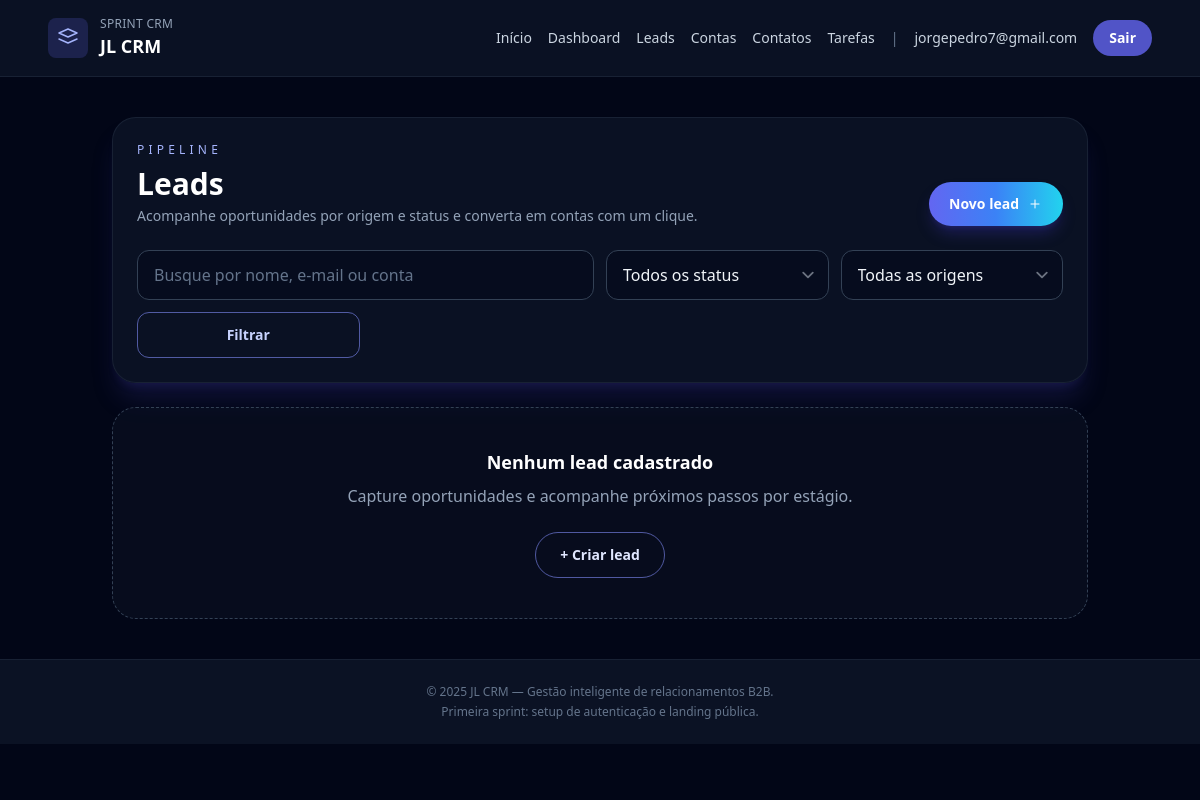
The app's page /leads/ (signed in), older data.
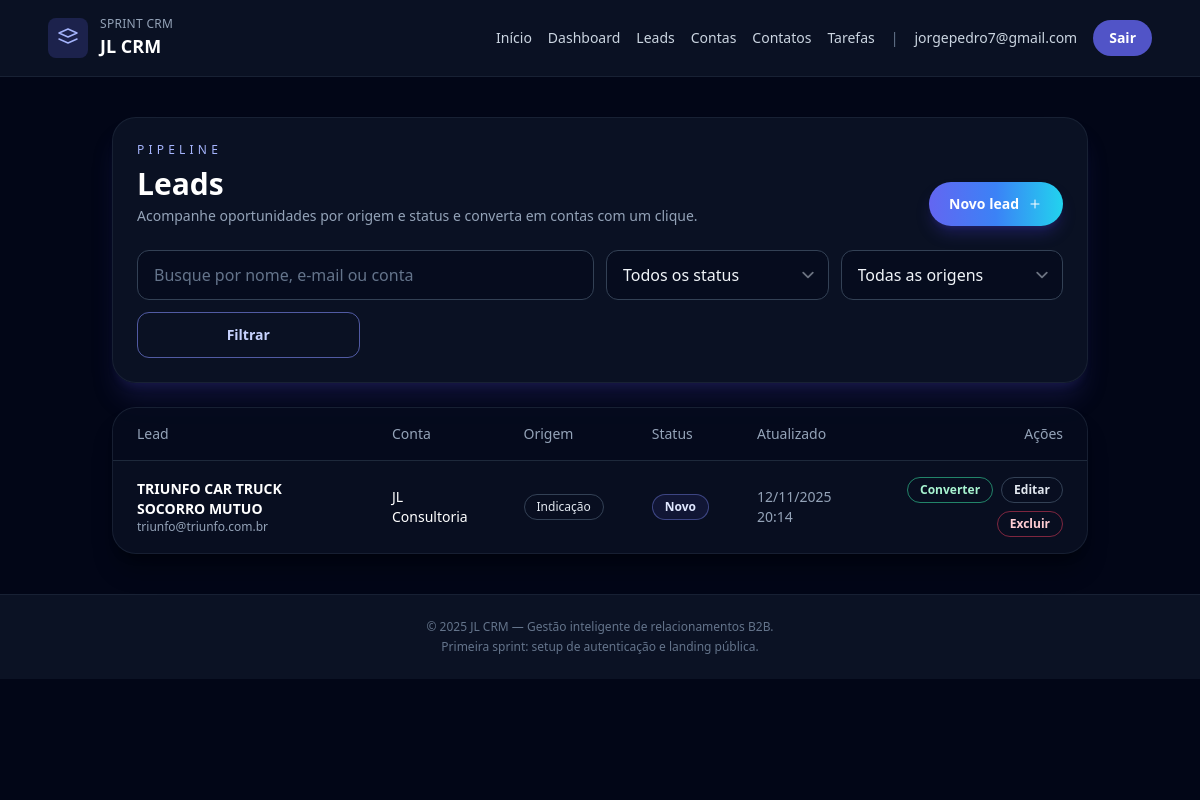
The same page, newer data.
### users/models.py (models this page shows, shortened)
class User(AbstractUser):
    username = None
    email = models.EmailField('E-mail', unique=True)
    date_joined = models.DateTimeField(default=timezone.now)
    USERNAME_FIELD = 'email'
    REQUIRED_FIELDS = []
    objects = CustomUserManager()

### leads/models.py (models this page shows, shortened)
class Lead(models.Model):
    class Status(models.TextChoices):
        NEW = 'novo', 'Novo'
        QUALIFIED = 'qualificado', 'Qualificado'
        CONVERTED = 'convertido', 'Convertido'
        LOST = 'perdido', 'Perdido'
    class Source(models.TextChoices):
        INBOUND = 'inbound', 'Inbound'
        OUTBOUND = 'outbound', 'Outbound'
        REFERRAL = 'indicacao', 'Indicação'
        EVENT = 'evento', 'Evento'
        OTHER = 'outro', 'Outro'
    owner = models.ForeignKey(
        settings.AUTH_USER_MODEL,
        on_delete=models.CASCADE,
        related_name='leads',
    )
    account = models.ForeignKey(
        'accounts.Account',
        on_delete=models.SET_NULL,
        related_name='leads',
        null=True,
        blank=True,
    )
    contact = models.ForeignKey(
        'contacts.Contact',
        on_delete=models.SET_NULL,
        related_name='leads',
        null=True,
        blank=True,
    )
    name = models.CharField('Nome do lead', max_length=150)
    email = models.EmailField('E-mail')
    phone = models.CharField('Telefone', max_length=20, blank=True)
    source = models.CharField(
        'Origem',
        max_length=20,
        choices=Source.choices,
        default=Source.INBOUND,
    )
    status = models.CharField(
        'Status',
        max_length=20,
        choices=Status.choices,
        default=Status.NEW,
    )
    notes = models.TextField('Observações', blank=True)
    created_at = models.DateTimeField('Criado em', auto_now_add=True)
    updated_at = models.DateTimeField('Atualizado em', auto_now=True)
    class Meta:
        ordering = ['-created_at']
        verbose_name = 'Lead'
        verbose_name_plural = 'Leads'
        unique_together = ('owner', 'email')

### accounts/models.py (models this page shows, shortened)
class Account(models.Model):
    owner = models.ForeignKey(
        settings.AUTH_USER_MODEL,
        on_delete=models.CASCADE,
        related_name='accounts',
    )
    name = models.CharField('Nome da empresa', max_length=150)
    industry = models.CharField('Segmento', max_length=100, blank=True)
    city = models.CharField('Cidade', max_length=100, blank=True)
    website = models.URLField('Site', blank=True)
    created_at = models.DateTimeField('Criado em', auto_now_add=True)
    updated_at = models.DateTimeField('Atualizado em', auto_now=True)
    class Meta:
        ordering = ['name']
        verbose_name = 'Conta'
        verbose_name_plural = 'Contas'
        unique_together = ('owner', 'name')

### leads/views.py (the view, shortened to what this page needs)
# urls.py: path('', LeadListView.as_view(), name='list'),
class LeadListView(LeadBaseMixin, ListView):
    template_name = 'leads/lead_list.html'
    context_object_name = 'leads'
    paginate_by = 20
    def get_queryset(self):
        queryset = super().get_queryset()
        query = self.request.GET.get('q')
        status = self.request.GET.get('status')
        source = self.request.GET.get('source')
        if status:
            queryset = queryset.filter(status=status)
        if source:
            queryset = queryset.filter(source=source)
        return queryset
    def get_context_data(self, **kwargs):
        context = super().get_context_data(**kwargs)
        context.update(
            {
                'selected_status': self.request.GET.get('status', ''),
                'selected_source': self.request.GET.get('source', ''),
                'status_choices': Lead.Status.choices,
                'source_choices': Lead.Source.choices,
            }
        )
        return context

### leads/views.py (called while the page is built)
    def get_queryset(self):
        return (
            Lead.objects.filter(owner=self.request.user)
            .select_related('account', 'contact')
            .order_by('-created_at')
        )

### templates/leads/lead_list.html (shortened to what this page needs)
{% extends 'base.html' %}
{% block content %}
<section class="space-y-6">
    <header class="rounded-3xl border border-slate-800/70 bg-slate-900/70 p-6 shadow-xl shadow-indigo-900/30">
        <div class="flex flex-col gap-4 md:flex-row md:items-end md:justify-between">
            <div>
                <p class="text-xs uppercase tracking-[0.35em] text-indigo-300">Pipeline</p>
                <h1 class="mt-2 text-3xl font-semibold text-white">Leads</h1>
                <p class="mt-1 text-sm text-slate-400">Acompanhe oportunidades por origem e status e converta em contas com um clique.</p>
            </div>
            <a href="{% url 'leads:create' %}" class="inline-flex items-center gap-2 rounded-full bg-gradient-to-r from-indigo-500 via-blue-500 to-cyan-400 px-5 py-3 text-sm font-semibold text-white shadow-lg shadow-indigo-800/40 transition hover:opacity-90">
                Novo lead
                <svg xmlns="http://www.w3.org/2000/svg" class="h-4 w-4" fill="none" viewBox="0 0 24 24" stroke="currentColor">
                    <path stroke-linecap="round" stroke-linejoin="round" stroke-width="1.5" d="M12 6v12m6-6H6" />
                </svg>
            </a>
        </div>
        <form method="get" class="mt-6 grid gap-3 md:grid-cols-4">
            <input type="text" name="q" value="{{ request.GET.q|default_if_none:'' }}" placeholder="Busque por nome, e-mail ou conta" class="rounded-xl border border-slate-700 bg-slate-950/40 px-4 py-3 text-slate-100 placeholder-slate-500 focus:border-indigo-400 focus:outline-none focus:ring-2 focus:ring-indigo-400/30 md:col-span-2">
            <select name="status" class="rounded-xl border border-slate-700 bg-slate-950/40 px-4 py-3 text-slate-100 focus:border-indigo-400 focus:outline-none focus:ring-2 focus:ring-indigo-400/30">
                <option value="">Todos os status</option>
            </select>
            <select name="source" class="rounded-xl border border-slate-700 bg-slate-950/40 px-4 py-3 text-slate-100 focus:border-indigo-400 focus:outline-none focus:ring-2 focus:ring-indigo-400/30">
                <option value="">Todas as origens</option>
            </select>
            <button type="submit" class="rounded-xl border border-indigo-400/60 px-4 py-3 text-sm font-semibold text-indigo-200 transition hover:bg-indigo-500/20">Filtrar</button>
        </form>
    </header>
    {% if leads %}
        <div class="overflow-hidden rounded-3xl border border-slate-800/70 bg-slate-900/50 shadow-xl shadow-black/30">
            <table class="min-w-full divide-y divide-slate-800 text-sm">
                <thead class="bg-slate-950/40 text-slate-400">
                    <tr>
                        <th scope="col" class="px-6 py-4 text-left font-medium">Lead</th>
                        <th scope="col" class="px-6 py-4 text-left font-medium">Conta</th>
                        <th scope="col" class="px-6 py-4 text-left font-medium">Origem</th>
                        <th scope="col" class="px-6 py-4 text-left font-medium">Status</th>
                        <th scope="col" class="px-6 py-4 text-left font-medium">Atualizado</th>
                        <th scope="col" class="px-6 py-4 text-right font-medium">Ações</th>
                    </tr>
                </thead>
                <tbody class="divide-y divide-slate-800 text-slate-200">
                    {% for lead in leads %}
                        <tr class="hover:bg-slate-900/80">
                            <td class="px-6 py-4">
                                <p class="font-semibold text-white">{{ lead.name }}</p>
                                <p class="text-xs text-slate-400">{{ lead.email }}</p>
                            </td>
                            <td class="px-6 py-4">
                                {% if lead.account %}
                                    <p class="text-white">{{ lead.account.name }}</p>
                                {% else %}
                                    <span class="text-xs text-slate-500">Sem conta</span>
                                {% endif %}
                            </td>
                            <td class="px-6 py-4">
                                <span class="inline-flex items-center rounded-full border border-slate-700 px-3 py-1 text-xs text-slate-200">
                                    {{ lead.get_source_display }}
                                </span>
                            </td>
                            <td class="px-6 py-4">
                                <span class="inline-flex items-center rounded-full px-3 py-1 text-xs font-semibold {% if lead.status == 'convertido' %}border border-emerald-400/60 text-emerald-200 bg-emerald-500/10{% elif lead.status == 'perdido' %}border border-rose-400/60 text-rose-200 bg-rose-500/10{% else %}border border-indigo-400/40 text-indigo-100 bg-indigo-500/10{% endif %}">
                                    {{ lead.get_status_display }}
                                </span>
                            </td>
                            <td class="px-6 py-4 text-sm text-slate-400">{{ lead.updated_at|date:'d/m/Y H:i' }}</td>
                            <td class="px-6 py-4 text-right">
                                <div class="inline-flex flex-wrap justify-end gap-2">
                                    {% if lead.status != 'convertido' %}
                                        <form method="post" action="{% url 'leads:convert' lead.pk %}">
                                            <button type="submit" class="rounded-full border border-emerald-400/60 px-3 py-1 text-xs font-semibold text-emerald-200 transition hover:bg-emerald-500/20">Converter</button>
                                        </form>
                                    {% endif %}
                                    <a href="{% url 'leads:update' lead.pk %}" class="rounded-full border border-slate-700 px-3 py-1 text-xs font-semibold text-slate-200 transition hover:border-indigo-400">Editar</a>
                                    <a href="{% url 'leads:delete' lead.pk %}" class="rounded-full border border-rose-500/50 px-3 py-1 text-xs font-semibold text-rose-200 transition hover:bg-rose-500/20">Excluir</a>
                                </div>
                            </td>
                        </tr>
                    {% endfor %}
                </tbody>
            </table>
        </div>
    {% else %}
        <div class="rounded-3xl border border-dashed border-slate-700 bg-slate-900/40 p-10 text-center text-slate-400">
            <p class="text-lg font-semibold text-white">Nenhum lead cadastrado</p>
            <p class="mt-2">Capture oportunidades e acompanhe próximos passos por estágio.</p>
            <a href="{% url 'leads:create' %}" class="mt-6 inline-flex items-center gap-2 rounded-full border border-indigo-400/60 px-6 py-3 text-sm font-semibold text-indigo-100 transition hover:bg-indigo-500/20">
                + Criar lead
            </a>
        </div>
    {% endif %}
</section>
{% endblock %}

### templates/base.html (shortened to what this page needs)
{% load static %}
<!DOCTYPE html>
<html lang="pt-BR" class="bg-slate-950">
<head>
    <script src="https://cdn.tailwindcss.com?plugins=forms,typography" defer></script>
</head>
<body class="min-h-screen bg-slate-950 font-sans text-slate-100">
    <div class="absolute inset-0 -z-10 bg-gradient-to-br from-slate-900 via-slate-950 to-slate-900"></div>
    <div class="absolute inset-x-0 top-0 -z-10 h-96 bg-gradient-to-br from-indigo-600/30 via-blue-500/10 to-transparent blur-3xl"></div>
    <header class="border-b border-slate-800/70 bg-slate-900/70 backdrop-blur">
        <div class="mx-auto flex max-w-6xl items-center justify-between px-6 py-4">
            <a href="/" class="flex items-center gap-3">
                <span class="rounded-lg bg-indigo-500/20 p-2 text-indigo-300">
                    <svg xmlns="http://www.w3.org/2000/svg" class="h-6 w-6" fill="none" viewBox="0 0 24 24" stroke="currentColor">
                        <path stroke-linecap="round" stroke-linejoin="round" stroke-width="1.5" d="M3 7l9-4 9 4-9 4-9-4zm0 6l9 4 9-4" />
                    </svg>
                </span>
                <div>
                    <p class="text-xs uppercase tracking-wide text-slate-400">Sprint CRM</p>
                    <p class="text-lg font-semibold text-white">JL CRM</p>
                </div>
            </a>
            <nav class="flex items-center gap-4 text-sm font-medium text-slate-300">
                <a href="/" class="transition hover:text-white">Início</a>
                {% if user.is_authenticated %}
                    <a href="{% url 'dashboard' %}" class="transition hover:text-white">Dashboard</a>
                    <a href="{% url 'leads:list' %}" class="transition hover:text-white">Leads</a>
                    <a href="{% url 'accounts:list' %}" class="transition hover:text-white">Contas</a>
                    <a href="{% url 'contacts:list' %}" class="transition hover:text-white">Contatos</a>
                    <a href="{% url 'tasks:list' %}" class="transition hover:text-white">Tarefas</a>
                    <span class="hidden text-slate-500 sm:inline">|</span>
                    <span class="hidden text-sm text-slate-300 sm:inline">{{ user.email }}</span>
                    <a href="{% url 'users:logout' %}" class="rounded-full bg-indigo-500/80 px-4 py-2 text-sm font-semibold text-white transition hover:bg-indigo-400/80">Sair</a>
                {% endif %}
            </nav>
        </div>
    </header>
    <main class="relative mx-auto flex w-full max-w-5xl flex-1 flex-col px-6 py-10">
        {% block content %}{% endblock %}
    </main>
    <footer class="border-t border-slate-800/70 bg-slate-900/70 py-6 text-center text-xs text-slate-500">
        <p>© {% now 'Y' %} JL CRM — Gestão inteligente de relacionamentos B2B.</p>
        <p class="mt-1">Primeira sprint: setup de autenticação e landing pública.</p>
    </footer>
</body>
</html>

Row changes from the older to the newer data that the page shows:
added Lead: name "TRIUNFO CAR TRUCK SOCORRO MUTUO", email "triunfo@triunfo.com.br", account.name "JL Consultoria", source "Indicação", status "Novo", updated_at "12/11/2025 20:14", shows "Converter"
Text that changed along with them:
text no longer shown: "Nenhum lead cadastrado Capture oportunidades e acompanhe próximos passos por estágio. + Criar lead"
text now shown: "Lead Conta Origem Status Atualizado Ações"
